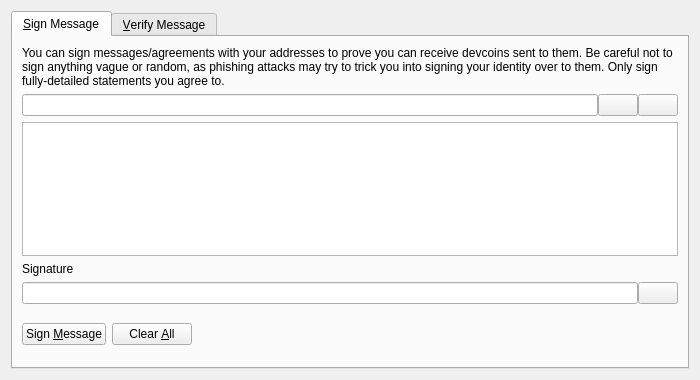
<?xml version="1.0" encoding="UTF-8"?>
<ui version="4.0">
 <class>SignVerifyMessageDialog</class>
 <widget class="QDialog" name="SignVerifyMessageDialog">
  <property name="geometry">
   <rect>
    <x>0</x>
    <y>0</y>
    <width>700</width>
    <height>380</height>
   </rect>
  </property>
  <property name="windowTitle">
   <string>Signatures - Sign / Verify a Message</string>
  </property>
  <property name="modal">
   <bool>true</bool>
  </property>
  <layout class="QVBoxLayout" name="verticalLayout">
   <item>
    <widget class="QTabWidget" name="tabWidget">
     <property name="currentIndex">
      <number>0</number>
     </property>
     <widget class="QWidget" name="tabSignMessage">
      <attribute name="title">
       <string>&amp;Sign Message</string>
      </attribute>
      <layout class="QVBoxLayout" name="verticalLayout_SM">
       <item>
        <widget class="QLabel" name="infoLabel_SM">
         <property name="text">
          <string>You can sign messages/agreements with your addresses to prove you can receive devcoins sent to them. Be careful not to sign anything vague or random, as phishing attacks may try to trick you into signing your identity over to them. Only sign fully-detailed statements you agree to.</string>
         </property>
         <property name="textFormat">
          <enum>Qt::PlainText</enum>
         </property>
         <property name="wordWrap">
          <bool>true</bool>
         </property>
        </widget>
       </item>
       <item>
        <layout class="QHBoxLayout" name="horizontalLayout_1_SM">
         <property name="spacing">
          <number>0</number>
         </property>
         <item>
          <widget class="QValidatedLineEdit" name="addressIn_SM">
           <property name="toolTip">
            <string>The Devcoin address to sign the message with</string>
           </property>
          </widget>
         </item>
         <item>
          <widget class="QPushButton" name="addressBookButton_SM">
           <property name="toolTip">
            <string>Choose previously used address</string>
           </property>
           <property name="text">
            <string/>
           </property>
           <property name="icon">
            <iconset resource="../bitcoin.qrc">
             <normaloff>:/icons/address-book</normaloff>:/icons/address-book</iconset>
           </property>
           <property name="shortcut">
            <string>Alt+A</string>
           </property>
           <property name="autoDefault">
            <bool>false</bool>
           </property>
          </widget>
         </item>
         <item>
          <widget class="QPushButton" name="pasteButton_SM">
           <property name="toolTip">
            <string>Paste address from clipboard</string>
           </property>
           <property name="text">
            <string/>
           </property>
           <property name="icon">
            <iconset resource="../bitcoin.qrc">
             <normaloff>:/icons/editpaste</normaloff>:/icons/editpaste</iconset>
           </property>
           <property name="shortcut">
            <string>Alt+P</string>
           </property>
           <property name="autoDefault">
            <bool>false</bool>
           </property>
          </widget>
         </item>
        </layout>
       </item>
       <item>
        <widget class="QPlainTextEdit" name="messageIn_SM">
         <property name="toolTip">
          <string>Enter the message you want to sign here</string>
         </property>
        </widget>
       </item>
       <item>
        <widget class="QLabel" name="signatureLabel_SM">
         <property name="text">
          <string>Signature</string>
         </property>
         <property name="textFormat">
          <enum>Qt::PlainText</enum>
         </property>
        </widget>
       </item>
       <item>
        <layout class="QHBoxLayout" name="horizontalLayout_2_SM">
         <property name="spacing">
          <number>0</number>
         </property>
         <item>
          <widget class="QLineEdit" name="signatureOut_SM">
           <property name="font">
            <font>
             <italic>true</italic>
            </font>
           </property>
           <property name="readOnly">
            <bool>true</bool>
           </property>
          </widget>
         </item>
         <item>
          <widget class="QPushButton" name="copySignatureButton_SM">
           <property name="toolTip">
            <string>Copy the current signature to the system clipboard</string>
           </property>
           <property name="text">
            <string/>
           </property>
           <property name="icon">
            <iconset resource="../bitcoin.qrc">
             <normaloff>:/icons/editcopy</normaloff>:/icons/editcopy</iconset>
           </property>
           <property name="autoDefault">
            <bool>false</bool>
           </property>
          </widget>
         </item>
        </layout>
       </item>
       <item>
        <layout class="QHBoxLayout" name="horizontalLayout_3_SM">
         <item>
          <widget class="QPushButton" name="signMessageButton_SM">
           <property name="toolTip">
            <string>Sign the message to prove you own this Devcoin address</string>
           </property>
           <property name="text">
            <string>Sign &amp;Message</string>
           </property>
           <property name="icon">
            <iconset resource="../bitcoin.qrc">
             <normaloff>:/icons/edit</normaloff>:/icons/edit</iconset>
           </property>
           <property name="autoDefault">
            <bool>false</bool>
           </property>
          </widget>
         </item>
         <item>
          <widget class="QPushButton" name="clearButton_SM">
           <property name="toolTip">
            <string>Reset all sign message fields</string>
           </property>
           <property name="text">
            <string>Clear &amp;All</string>
           </property>
           <property name="icon">
            <iconset resource="../bitcoin.qrc">
             <normaloff>:/icons/remove</normaloff>:/icons/remove</iconset>
           </property>
           <property name="autoDefault">
            <bool>false</bool>
           </property>
          </widget>
         </item>
         <item>
          <spacer name="horizontalSpacer_1_SM">
           <property name="orientation">
            <enum>Qt::Horizontal</enum>
           </property>
           <property name="sizeHint" stdset="0">
            <size>
             <width>40</width>
             <height>48</height>
            </size>
           </property>
          </spacer>
         </item>
         <item>
          <widget class="QLabel" name="statusLabel_SM">
           <property name="font">
            <font>
             <weight>75</weight>
             <bold>true</bold>
            </font>
           </property>
           <property name="text">
            <string/>
           </property>
           <property name="wordWrap">
            <bool>true</bool>
           </property>
          </widget>
         </item>
         <item>
          <spacer name="horizontalSpacer_2_SM">
           <property name="orientation">
            <enum>Qt::Horizontal</enum>
           </property>
           <property name="sizeHint" stdset="0">
            <size>
             <width>40</width>
             <height>48</height>
            </size>
           </property>
          </spacer>
         </item>
        </layout>
       </item>
      </layout>
     </widget>
     <widget class="QWidget" name="tabVerifyMessage">
      <attribute name="title">
       <string>&amp;Verify Message</string>
      </attribute>
      <layout class="QVBoxLayout" name="verticalLayout_VM">
       <item>
        <widget class="QLabel" name="infoLabel_VM">
         <property name="text">
          <string>Enter the receiver's address, message (ensure you copy line breaks, spaces, tabs, etc. exactly) and signature below to verify the message. Be careful not to read more into the signature than what is in the signed message itself, to avoid being tricked by a man-in-the-middle attack. Note that this only proves the signing party receives with the address, it cannot prove sendership of any transaction!</string>
         </property>
         <property name="textFormat">
          <enum>Qt::PlainText</enum>
         </property>
         <property name="alignment">
          <set>Qt::AlignLeading|Qt::AlignLeft|Qt::AlignTop</set>
         </property>
         <property name="wordWrap">
          <bool>true</bool>
         </property>
        </widget>
       </item>
       <item>
        <layout class="QHBoxLayout" name="horizontalLayout_1_VM">
         <property name="spacing">
          <number>0</number>
         </property>
         <item>
          <widget class="QValidatedLineEdit" name="addressIn_VM">
           <property name="toolTip">
            <string>The Devcoin address the message was signed with</string>
           </property>
          </widget>
         </item>
         <item>
          <widget class="QPushButton" name="addressBookButton_VM">
           <property name="toolTip">
            <string>Choose previously used address</string>
           </property>
           <property name="text">
            <string/>
           </property>
           <property name="icon">
            <iconset resource="../bitcoin.qrc">
             <normaloff>:/icons/address-book</normaloff>:/icons/address-book</iconset>
           </property>
           <property name="shortcut">
            <string>Alt+A</string>
           </property>
           <property name="autoDefault">
            <bool>false</bool>
           </property>
          </widget>
         </item>
        </layout>
       </item>
       <item>
        <widget class="QPlainTextEdit" name="messageIn_VM"/>
       </item>
       <item>
        <widget class="QValidatedLineEdit" name="signatureIn_VM"/>
       </item>
       <item>
        <layout class="QHBoxLayout" name="horizontalLayout_2_VM">
         <item>
          <widget class="QPushButton" name="verifyMessageButton_VM">
           <property name="toolTip">
            <string>Verify the message to ensure it was signed with the specified Devcoin address</string>
           </property>
           <property name="text">
            <string>Verify &amp;Message</string>
           </property>
           <property name="icon">
            <iconset resource="../bitcoin.qrc">
             <normaloff>:/icons/transaction_0</normaloff>:/icons/transaction_0</iconset>
           </property>
           <property name="autoDefault">
            <bool>false</bool>
           </property>
          </widget>
         </item>
         <item>
          <widget class="QPushButton" name="clearButton_VM">
           <property name="toolTip">
            <string>Reset all verify message fields</string>
           </property>
           <property name="text">
            <string>Clear &amp;All</string>
           </property>
           <property name="icon">
            <iconset resource="../bitcoin.qrc">
             <normaloff>:/icons/remove</normaloff>:/icons/remove</iconset>
           </property>
           <property name="autoDefault">
            <bool>false</bool>
           </property>
          </widget>
         </item>
         <item>
          <spacer name="horizontalSpacer_1_VM">
           <property name="orientation">
            <enum>Qt::Horizontal</enum>
           </property>
           <property name="sizeHint" stdset="0">
            <size>
             <width>40</width>
             <height>48</height>
            </size>
           </property>
          </spacer>
         </item>
         <item>
          <widget class="QLabel" name="statusLabel_VM">
           <property name="font">
            <font>
             <weight>75</weight>
             <bold>true</bold>
            </font>
           </property>
           <property name="text">
            <string/>
           </property>
           <property name="wordWrap">
            <bool>true</bool>
           </property>
          </widget>
         </item>
         <item>
          <spacer name="horizontalSpacer_2_VM">
           <property name="orientation">
            <enum>Qt::Horizontal</enum>
           </property>
           <property name="sizeHint" stdset="0">
            <size>
             <width>40</width>
             <height>48</height>
            </size>
           </property>
          </spacer>
         </item>
        </layout>
       </item>
      </layout>
     </widget>
    </widget>
   </item>
  </layout>
 </widget>
 <customwidgets>
  <customwidget>
   <class>QValidatedLineEdit</class>
   <extends>QLineEdit</extends>
   <header>qvalidatedlineedit.h</header>
  </customwidget>
 </customwidgets>
 <resources>
  <include location="../bitcoin.qrc"/>
 </resources>
 <connections/>
</ui>
